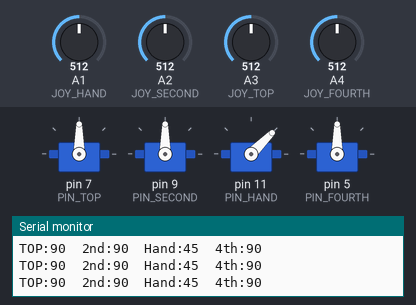
Bench run of a sketch on a simulated Arduino Uno, built with avr-gcc and run on an emulated ATmega328P. Parts: 4 × servo, the last lines printed to the serial monitor. Inputs (shaded band) come from the test bench; at power-on: A2 (JOY_SECOND) = 512, A1 (JOY_HAND) = 512, A3 (JOY_TOP) = 512, A4 (JOY_FOURTH) = 512.

Above: at 1.7 s.
1.8 s: A2 (JOY_SECOND) set to 671
4.8 s: A2 (JOY_SECOND) set to 699
At 5.28 s:
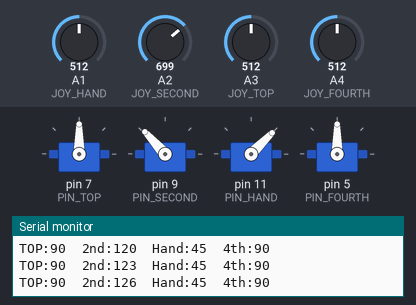
At 6.0 s:
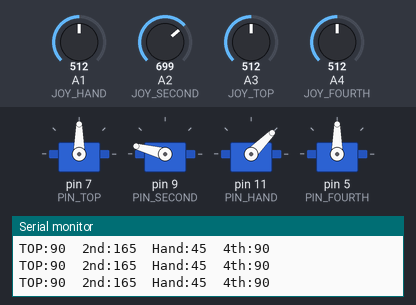
7.1 s: A1 (JOY_HAND) set to 666
8.6 s: A1 (JOY_HAND) set to 694
At 9.8 s:
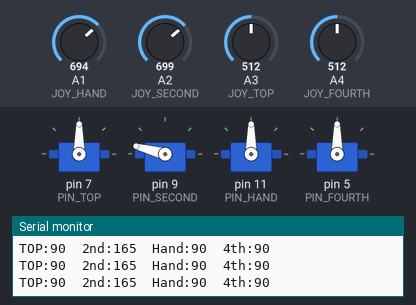
10.6 s: A3 (JOY_TOP) set to 665
12.1 s: A3 (JOY_TOP) set to 688
At 13.7 s:
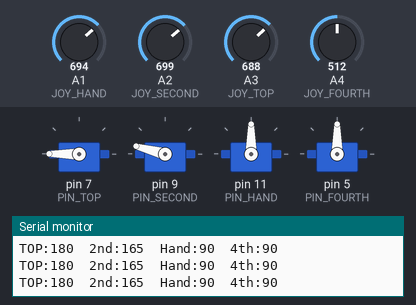
Timing chart, 0 to 15.2 s (numbered marks = the images above; inputs shaded):
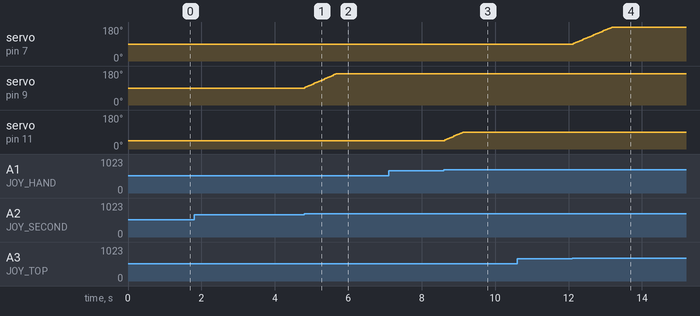

The sketch:

robotic_arm_final.ino
```cpp
/*
 * ================================================================
 *  4-Axis Robotic Arm — Joystick Control
 *  Board  : Arduino Uno
 *  Power  : 9V into Arduino barrel jack
 *           Joysticks → Arduino 5V pin (low current, fine)
 *           Servos    → separate 5V / 2A+ supply (shared GND!)
 * ================================================================
 *
 *  PIN MAPPING (from your notes):
 *  --------------------------------
 *  TOP motor   → Servo pin 7  ↔ Joystick A3
 *  2nd motor   → Servo pin 9  ↔ Joystick A2
 *  3rd motor   → Servo pin 11 ↔ Joystick A1   (hand/gripper)
 *  4th motor   → Servo pin 5  ↔ Joystick A4
 *
 *  HOW THE JOYSTICK CONTROL WORKS:
 *  --------------------------------
 *  Joystick center (at rest) reads ~512 out of 0–1023
 *  Push joystick one way  → reads below 340 → servo moves –
 *  Push joystick other way → reads above 680 → servo moves +
 *  Joystick in deadzone (340–680) → servo holds its position
 *
 *  move_speed = how many degrees per loop tick the servo moves.
 *  delay(20)  = loop runs 50 times per second.
 *  So max speed = move_speed × 50 = degrees per second.
 *  At move_speed = 3 → max 150 degrees/second.
 * ================================================================
 */

#include <Servo.h>

// ── Servo objects ─────────────────────────────────────────────
Servo servo_top;       // TOP motor
Servo servo_second;    // 2nd motor
Servo servo_hand;      // 3rd motor (hand / gripper)
Servo servo_fourth;    // 4th motor

// ── Servo digital pins ────────────────────────────────────────
#define PIN_TOP     7
#define PIN_SECOND  9
#define PIN_HAND    11
#define PIN_FOURTH  5

// ── Joystick analog pins ──────────────────────────────────────
#define JOY_TOP     A3
#define JOY_SECOND  A2
#define JOY_HAND    A1
#define JOY_FOURTH  A4

// ── Starting angles for each servo (degrees) ─────────────────
int top_degree    = 90;   // center position
int second_degree = 90;   // center position
int hand_degree   = 45;   // gripper starts slightly closed
int fourth_degree = 90;   // center position

// ── Movement speed ────────────────────────────────────────────
// How many degrees to add/subtract each loop tick.
// Raise this number = faster arm movement.
// Lower this number = slower, more precise movement.
int move_speed = 3;

// ── Joystick deadzone thresholds ─────────────────────────────
// ADC center is ~512. We ignore anything between 340 and 680
// so the arm doesn't drift when the joystick is at rest.
int LOW_THRESH  = 340;
int HIGH_THRESH = 680;

// ════════════════════════════════════════════════════════════
void setup() {
  Serial.begin(9600);

  // Attach each servo to its pin
  servo_top.attach(PIN_TOP);
  servo_second.attach(PIN_SECOND);
  servo_hand.attach(PIN_HAND);
  servo_fourth.attach(PIN_FOURTH);

  // Write starting positions right away
  // This prevents servos from snapping to a random angle on power-up
  servo_top.write(top_degree);
  servo_second.write(second_degree);
  servo_hand.write(hand_degree);
  servo_fourth.write(fourth_degree);

  Serial.println("=== Robotic Arm Ready ===");
  Serial.println("Move joysticks to control each axis.");
  delay(500);
}

// ════════════════════════════════════════════════════════════
void loop() {

  // ── Step 1: Read all 4 joysticks ─────────────────────────
  int joy_top    = analogRead(JOY_TOP);
  int joy_second = analogRead(JOY_SECOND);
  int joy_hand   = analogRead(JOY_HAND);
  int joy_fourth = analogRead(JOY_FOURTH);

  // ── Step 2: TOP motor (servo pin 7, joystick A3) ─────────
  // Full rotation base — 0° to 180°
  if (joy_top < LOW_THRESH) {
    top_degree = top_degree - move_speed;   // push left  → move left
  }
  else if (joy_top > HIGH_THRESH) {
    top_degree = top_degree + move_speed;   // push right → move right
  }
  top_degree = constrain(top_degree, 0, 180);  // hard stops at 0 and 180
  servo_top.write(top_degree);

  // ── Step 3: 2nd motor (servo pin 9, joystick A2) ─────────
  // Limited range to protect the joint — 15° to 165°
  if (joy_second < LOW_THRESH) {
    second_degree = second_degree - move_speed;
  }
  else if (joy_second > HIGH_THRESH) {
    second_degree = second_degree + move_speed;
  }
  second_degree = constrain(second_degree, 15, 165);
  servo_second.write(second_degree);

  // ── Step 4: 3rd motor / HAND (servo pin 11, joystick A1) ─
  // Gripper range — 10° (open) to 90° (fully closed)
  if (joy_hand < LOW_THRESH) {
    hand_degree = hand_degree - move_speed;   // open gripper
  }
  else if (joy_hand > HIGH_THRESH) {
    hand_degree = hand_degree + move_speed;   // close gripper
  }
  hand_degree = constrain(hand_degree, 10, 90);
  servo_hand.write(hand_degree);

  // ── Step 5: 4th motor (servo pin 5, joystick A4) ─────────
  // Limited range — 15° to 165°
  if (joy_fourth < LOW_THRESH) {
    fourth_degree = fourth_degree - move_speed;
  }
  else if (joy_fourth > HIGH_THRESH) {
    fourth_degree = fourth_degree + move_speed;
  }
  fourth_degree = constrain(fourth_degree, 15, 165);
  servo_fourth.write(fourth_degree);

  // ── Step 6: Print current angles to Serial Monitor ───────
  // Open Serial Monitor (top right of Arduino IDE) at 9600 baud
  // to see live angles while you move the arm.
  Serial.print("TOP:");    Serial.print(top_degree);
  Serial.print("  2nd:");  Serial.print(second_degree);
  Serial.print("  Hand:"); Serial.print(hand_degree);
  Serial.print("  4th:");  Serial.println(fourth_degree);

  // ── Step 7: Wait 20ms before next loop (50 Hz) ───────────
  delay(20);
}
```

Measured:
- the behaviour switches between 680 and 681 on A2 (JOY_SECOND) (found by bisection; images 0 and 1)
- the behaviour switches between 680 and 681 on A1 (JOY_HAND) (found by bisection; images 2 and 3)
- the behaviour switches between 680 and 681 on A3 (JOY_TOP) (found by bisection; images 3 and 4)
- after the input at 4.8 s, servo on pin 9 (PIN_SECOND): moves from 90° to 165° over 0.85 s, starting at once
- after the input at 8.6 s, servo on pin 11 (PIN_HAND): moves from 45° to 90° over 0.50 s, starting at once
- after the input at 12.1 s, servo on pin 7 (PIN_TOP): moves from 90° to 180° over 1.1 s, starting at once
